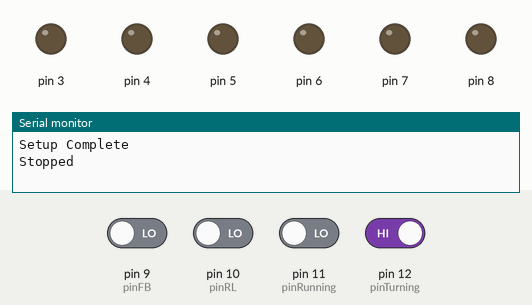
This sketch was run on a simulated Arduino Uno, built with avr-gcc and run on an emulated ATmega328P. Parts: output pins drawn as LEDs (lit = HIGH), the last lines printed to the serial monitor. The test bench sets the inputs (shaded band); at power-on: pin 12 (pinTurning) HIGH, pin 9 (pinFB), pin 10 (pinRL), pin 11 (pinRunning) LOW.

Above: at 1.8 s.
1.9 s: pin 11 (pinRunning) driven HIGH
At 3.8 s:
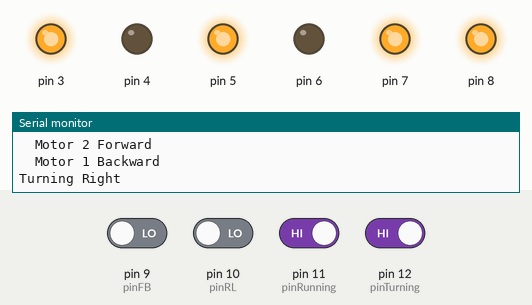
4.6 s: pin 10 (pinRL) driven HIGH
At 7.1 s:
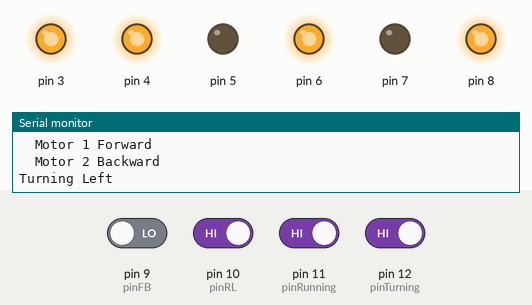
7.4 s: pin 12 (pinTurning) driven LOW
At 10.1 s:
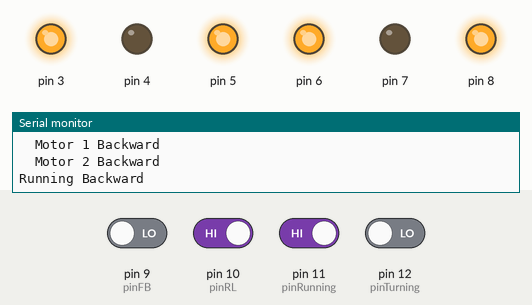
10.4 s: pin 9 (pinFB) driven HIGH
At 13.1 s:
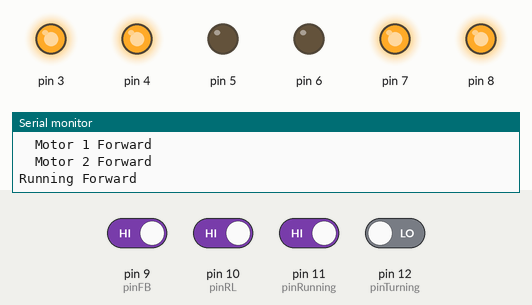
13.4 s: pin 11 (pinRunning) driven LOW
At 16.4 s:
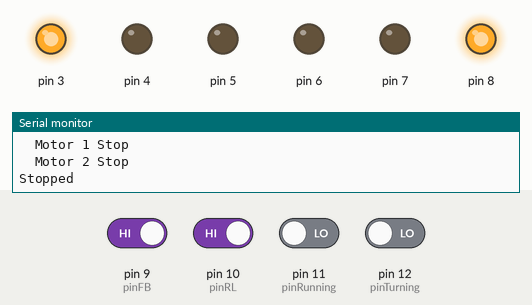
Timing chart, 0 to 17.4 s (numbered marks = the images above; inputs shaded):
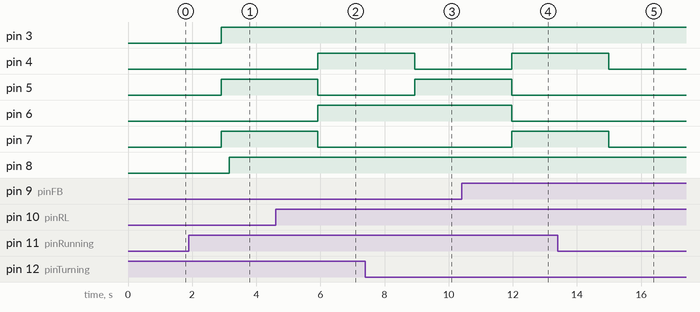

Measured:
- after the input at 1.9 s, pin 3, pin 5, pin 7: LOW → HIGH after 1.0 s; pin 8: LOW → HIGH after 1.3 s
- after the input at 4.6 s, pin 4, pin 6: LOW → HIGH after 1.3 s; pin 5, pin 7: HIGH → LOW after 1.3 s
- after the input at 7.4 s, pin 4: HIGH → LOW after 1.5 s; pin 5: LOW → HIGH after 1.5 s
- after the input at 10.4 s, pin 4, pin 7: LOW → HIGH after 1.6 s; pin 5, pin 6: HIGH → LOW after 1.6 s
- after the input at 13.4 s, pin 4, pin 7: HIGH → LOW after 1.6 s

The sketch:

Complete_Copy.ino
```cpp
#include <Motor.h>

//motor 1
int enA = 3;
int in1 = 4;
int in2 = 5;

//motor 2
int enB = 8;
int in3 = 7;
int in4 = 6;

int pinFB = 9;
int pinRL = 10;
int pinRunning = 11;
int pinTurning = 12;

int signalFB = 0; //Forward - Backward
int signalLR = 0; //Right - Left
int signalRunning = 0; //Running - Stop
int signalTurning = 0; //Turning - Straight

int switchCase = 0;
bool isRunning = false;
int runNumber = -1;
//Motor(int in1, int in2, int in3, int in4, int enA, int enB)
Motor motor(in1, in2, in3, in4, enA, enB);

//Motor 1 -> right side
//Motor 2 -> left side


void enableMotors(){
  enableMotors(255);
}

void enableMotors(int pwm){
  motor.analog(enA,pwm,pwm,255);
  motor.analog(enB,pwm,pwm,255);
}

void turnLeft(){
  motor.motor1Forward();
  motor.motor2Backward();
  enableMotors(255);
}

void turnRight(){
  motor.motor2Forward();
  motor.motor1Backward();
  enableMotors(255);
}

void forward(){
  motor.forward();
  enableMotors(255);
}
void backward(){
  motor.backward();
  enableMotors(255);
}

/*
void Main(int duration){
  Serial.println("\n");
  Serial.println("Main");
//
//  motor.backward();
//
//  motor.analogBoth(169,255,25);
//  motor.analogBothCD(255,255,duration);
//  motor.analogBoth(255,60,25);
//
//  motor.stopMotors();

  Serial.println("Forward");
  forward();
  delay(duration);
  Serial.println("Stop");
  motor.stopMotors();
  delay(duration);
  Serial.println("Backward");
  backward();
  delay(duration);
  Serial.println("Stop");
  motor.stopMotors();
  delay(duration);
  Serial.println("Left");
  turnLeft();
  delay(duration);
  Serial.println("Right");
  turnRight();
  delay(duration);

  Serial.println("Complete");
}
*/


void setup() {
  //Use Serial Monitor
  Serial.begin(9600);

  motor.usePin(enA); // Equivalent of pinMode(enA, OUTPUT);
  motor.usePin(enB);
  motor.usePin(in1);
  motor.usePin(in2);
  motor.usePin(in3);
  motor.usePin(in4);

  pinMode(pinFB, INPUT);
  pinMode(pinRL, INPUT);
  pinMode(pinRunning, INPUT);
  pinMode(pinTurning, INPUT);


//  Main(5000);
  if (digitalRead(pinRunning) == true)
    isRunning = true;
    Serial.println("Setup Complete");

}

void loop() {
//  /*

//  Serial.println("start");
Serial.println("\n");

  signalRunning = digitalRead(pinRunning);
//  Serial.println(1);
  signalFB = digitalRead(pinFB);
//  Serial.println(2);
  signalTurning = digitalRead(pinTurning);
//  Serial.println(3);
  signalLR = digitalRead(pinRL);
//  Serial.println(4);
  delay(1000);
//  Serial.println("Delay Complete");


 //Part 1
 //Stores Variables based on input from pi to be run in part 2
  if (signalRunning == HIGH){ //Should car be running
    if (runNumber == -1) //CHeck if it's the first run
      runNumber = 0;
    if(signalTurning == LOW){ //Should the car be turning

      if (signalFB == HIGH){ //Should car be going forward
        switchCase = 1;
//        Serial.println("Forward Command Received");
      }
      else if (signalFB == LOW){ //Should car be going backward
        switchCase = 2;
//        Serial.println("Backward Command Received");
      }
    }
    else if (signalTurning == HIGH){ //Should car be Turning

      if (signalLR == HIGH){ //Should car be turning left
        switchCase = 3;
//        Serial.println("Left Command Received");
      }
      else if (signalLR == LOW){ //Should car be turning right
        switchCase = 4;
//        Serial.println("Right Command Received");
      }
    }
    else{
      switchCase = 0; //error
//      Serial.println("Erroneous Command Received");
    }

   //Part 2
   switch(switchCase){ //Uses Stored Variables from Part 1to Transmit Command to Motor Controller
     case 1:
       forward();
       Serial.println("Running Forward");
       break;

      case 2:
       backward();
       Serial.println("Running Backward");
       break;

      case 3:
       turnLeft();
       Serial.println("Turning Left");
        break;

      case 4:
       turnRight();
       Serial.println("Turning Right");
       break;

      case 0:
      Serial.println("Error: No Change in Movement");
        break;
    }
  }

  //Part 3 - Bypassed if the car should be running
  while(signalRunning == LOW){ //While car is not running
    if (runNumber == -1){ //Check if it's the first run
      Serial.println("Stopped");
      runNumber = 0;
    }

    if (isRunning == true){
      motor.stopMotors();
      Serial.println("Stopped");
      isRunning = false;
    }
    signalRunning = digitalRead(pinRunning); //Recheck Running Status
  }
  isRunning = true;

  /*
  //Debugging
  Serial.print("Running ");
  Serial.println(signalRunning);
  Serial.print("Forward ");
  Serial.println(signalFB);
  Serial.print("Left ");
  Serial.println(signalLR);
  */
//  motor.forward();
//motor.motor1Forward();
//enableMotors(); //Send Analog Signal, not needed if jumper is on enA and enB

//  delay(500); //Interval before data is read again
  runNumber++;
}
```
